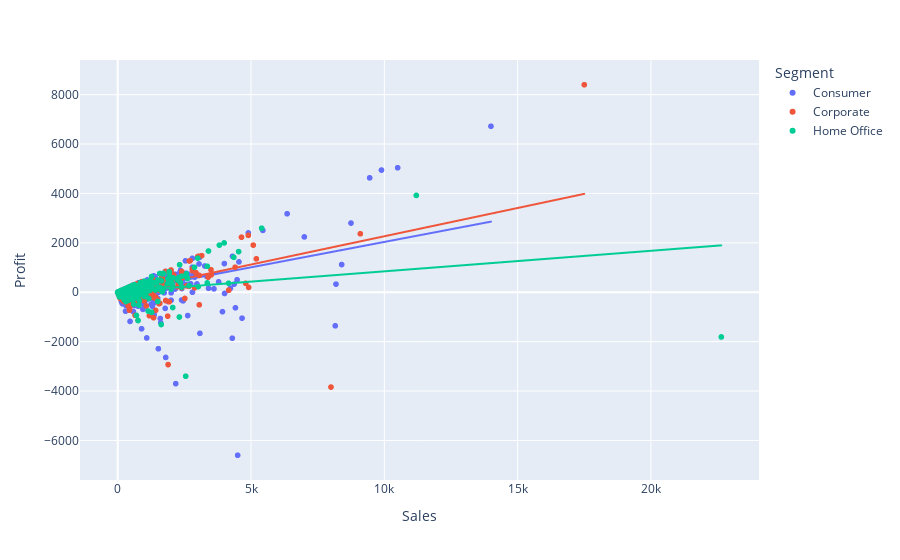

Write notebook code for a chart like this one.
### Markdown cell above
#### Most Profitable Segment

### Code cell
px.scatter(data, x='Sales', y='Profit', color='Segment', trendline='ols')

### Figure 1 — Plotly figure (JSON) as saved in the notebook; plotly's stock layout.template omitted (floating-point values rounded to 4 significant figures; data arrays with more than 128 entries replaced by an {"elided": "..."} marker saying what was removed)
{"data": [{"hovertemplate": "Segment=Consumer<br>Sales=%{x}<br>Profit=%{y}<extra></extra>", "legendgroup": "Consumer", "marker": {"color": "#636efa", "symbol": "circle"}, "mode": "markers", "name": "Consumer", "showlegend": true, "type": "scattergl", "x": {"elided": "5191 float values"}, "xaxis": "x", "y": {"elided": "5191 float values"}, "yaxis": "y"}, {"hovertemplate": "<b>OLS trendline</b><br>Profit = 0.205592 * Sales + -20.161<br>R<sup>2</sup>=0.246224<br><br>Segment=Consumer<br>Sales=%{x}<br>Profit=%{y} <b>(trend)</b><extra></extra>", "legendgroup": "Consumer", "marker": {"color": "#636efa", "symbol": "circle"}, "mode": "lines", "name": "Consumer", "showlegend": false, "type": "scattergl", "x": {"elided": "5191 float values"}, "xaxis": "x", "y": {"elided": "5191 float values"}, "yaxis": "y"}, {"hovertemplate": "Segment=Corporate<br>Sales=%{x}<br>Profit=%{y}<extra></extra>", "legendgroup": "Corporate", "marker": {"color": "#EF553B", "symbol": "circle"}, "mode": "markers", "name": "Corporate", "showlegend": true, "type": "scattergl", "x": {"elided": "3020 float values"}, "xaxis": "x", "y": {"elided": "3020 float values"}, "yaxis": "y"}, {"hovertemplate": "<b>OLS trendline</b><br>Profit = 0.228879 * Sales + -23.0605<br>R<sup>2</sup>=0.349731<br><br>Segment=Corporate<br>Sales=%{x}<br>Profit=%{y} <b>(trend)</b><extra></extra>", "legendgroup": "Corporate", "marker": {"color": "#EF553B", "symbol": "circle"}, "mode": "lines", "name": "Corporate", "showlegend": false, "type": "scattergl", "x": {"elided": "3020 float values"}, "xaxis": "x", "y": {"elided": "3020 float values"}, "yaxis": "y"}, {"hovertemplate": "Segment=Home Office<br>Sales=%{x}<br>Profit=%{y}<extra></extra>", "legendgroup": "Home Office", "marker": {"color": "#00cc96", "symbol": "circle"}, "mode": "markers", "name": "Home Office", "showlegend": true, "type": "scattergl", "x": {"elided": "1783 float values"}, "xaxis": "x", "y": {"elided": "1783 float values"}, "yaxis": "y"}, {"hovertemplate": "<b>OLS trendline</b><br>Profit = 0.0832356 * Sales + 13.7612<br>R<sup>2</sup>=0.087674<br><br>Segment=Home Office<br>Sales=%{x}<br>Profit=%{y} <b>(trend)</b><extra></extra>", "legendgroup": "Home Office", "marker": {"color": "#00cc96", "symbol": "circle"}, "mode": "lines", "name": "Home Office", "showlegend": false, "type": "scattergl", "x": {"elided": "1783 float values"}, "xaxis": "x", "y": {"elided": "1783 float values"}, "yaxis": "y"}], "layout": {"legend": {"title": {"text": "Segment"}, "tracegroupgap": 0}, "margin": {"t": 60}, "xaxis": {"anchor": "y", "domain": [0, 1], "title": {"text": "Sales"}}, "yaxis": {"anchor": "x", "domain": [0, 1], "title": {"text": "Profit"}}}}
